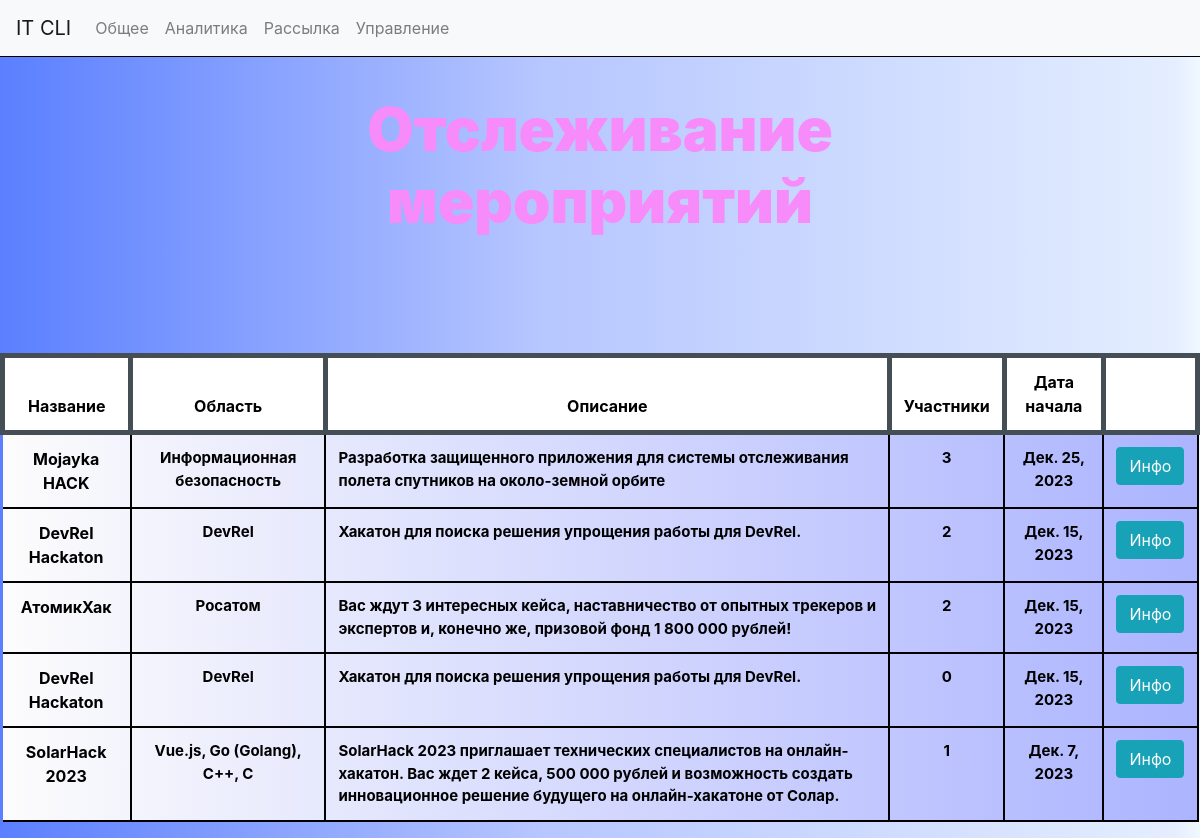
Before: /cli/ with the older database file.
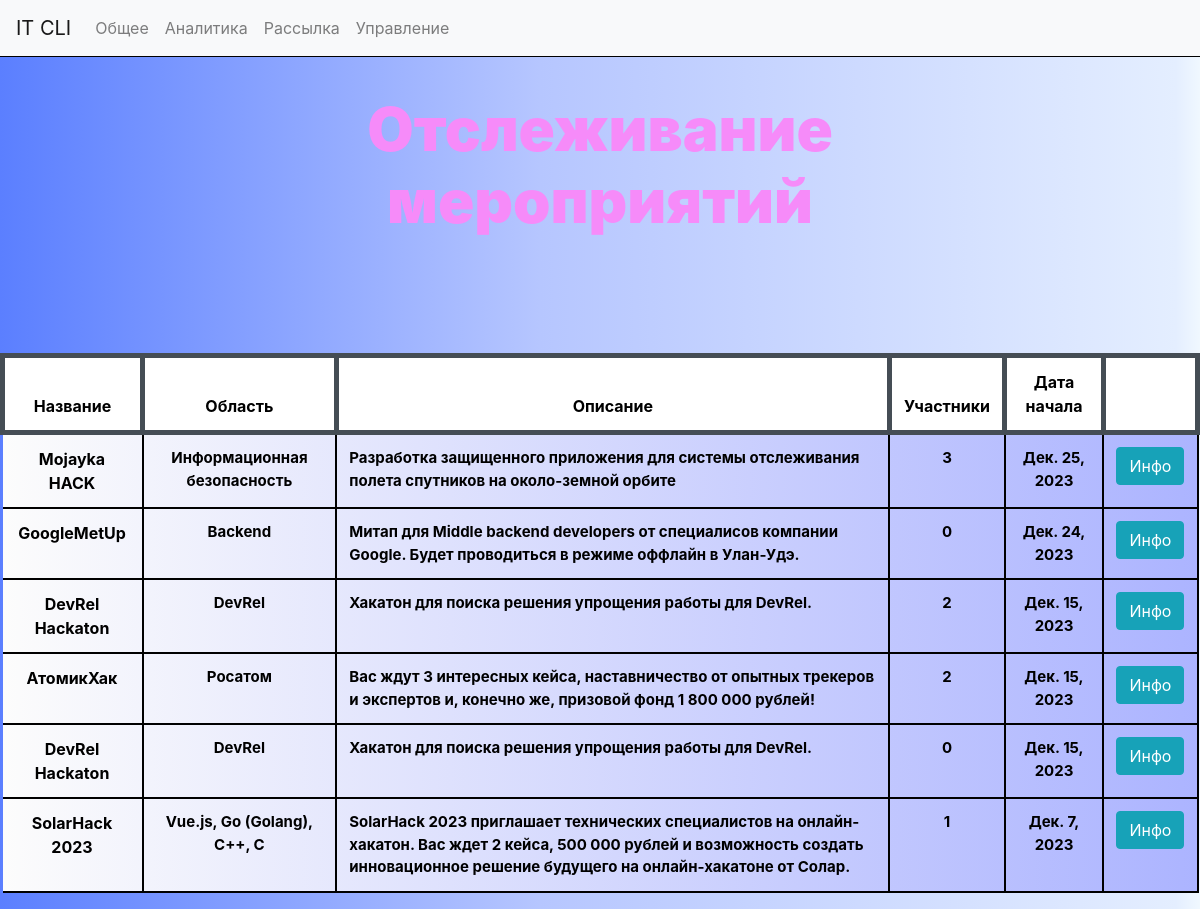
After: the same page with the newer database file.
### cli/models.py (models this page shows, shortened)
class Meetup(models.Model):
    user = models.ManyToManyField(User)
    name = models.CharField('Название', max_length=100, blank=False)
    area = models.CharField('Сфера', max_length=100, blank=False)
    description = models.TextField('Описание', max_length=500, blank=True)
    start_date = models.DateField('Дата начала', blank=False, default=timezone.now)
    def get_users(self) -> int:
        return self.user.count()

### cli/views.py (the view)
# urls.py: path("", views.home, name="home"),
def home(request):
    ivent = Meetup.objects.order_by('-start_date')
    context = {
        'ivent': ivent,
    }
    return render(request, 'cli/home.html', context=context)

### cli/templates/cli/home.html (shortened to what this page needs)
{% extends 'cli/base.html' %}
{% load static %}
{% block content %}
    <div class="table">
        <br/><center><h2>Отслеживание мероприятий</h2></center>
        <br/>
        <br/>
        <br/>
        <br/>
        <table class="table">
          <thead class="thead-dark">
            <tr>
                <th scope="col">Название</th>
                <th scope="col">Область</th>
                <th scope="col">Описание</th>
                <th scope="col">Участники</th>
                <th scope="col">Дата начала</th>
                <th scope="col"></th>
            </tr>
          </thead>
          <tbody>
            {% for i in ivent %}
            <tr>
              <th scope="row">{{i.name}}</th>
                <td style="text-align: center">{{i.area}}</td>
                <td>{{i.description}}</td>
                <td style="text-align: center">{{i.get_users}}</td>
                <td style="text-align: center">{{i.start_date}}</td>
                <td><a href="{% url 'mt_card' i.id %}" class="btn btn-info">Инфо</a></td>
            </tr>
            {% endfor %}
          </tbody>
        </table>
    </div>
{% endblock %}

Changed rows visible on the page:
added Meetup: name "GoogleMetUp", area "Backend", description "Митап для Middle backend developers от специалисов компании Google. Будет проводиться в режиме оффлайн в Улан-Удэ.", get_users "0", start_date "Дек. 24, 2023"
